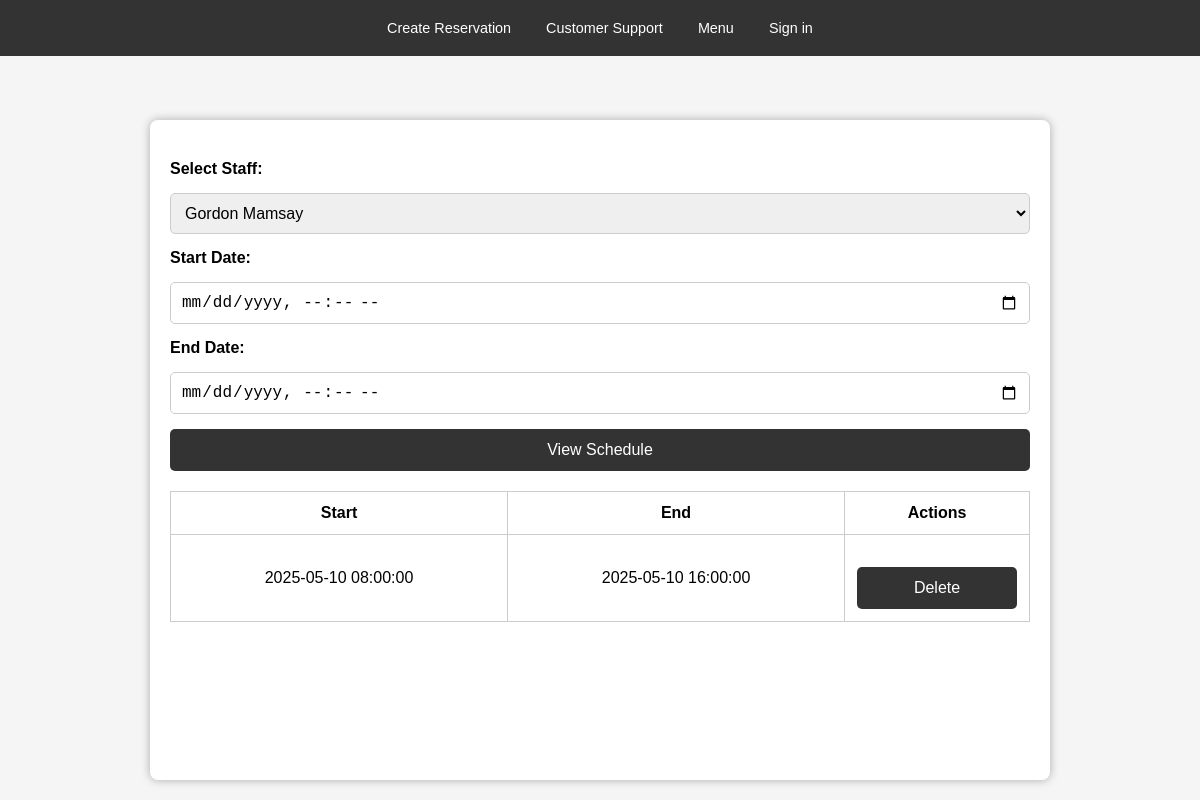
Page /manage_schedule?staff_id=1 on the committed database.
### app/models.py (models this page shows)
class StaffSchedule(db.Model):
    id = db.Column(db.Integer, primary_key=True)
    staff_id = db.Column(db.Integer, db.ForeignKey('staff.id', ondelete="CASCADE"), nullable=False)
    shift_start = db.Column(db.DateTime)
    shift_end = db.Column(db.DateTime)

### app/routes/manager_routes.py (the view)
@manager_bp.route('/manage_schedule')
def view_staff_schedules():
    staff = Schedule.get_staff()
    staff_id = request.args.get('staff_id')
    start_str = request.args.get('start')
    end_str = request.args.get('end')
    schedules = []
    if staff_id:
        try:
            start = datetime.fromisoformat(start_str) if start_str else None
            end = datetime.fromisoformat(end_str) if end_str else None
        except ValueError:
            return redirect(url_for('manager.view_staff_schedules'))
        schedules = Schedule.get_schedule(staff_id, start, end)
    return render_template('manage_schedules.html', staff_members=staff, schedules=schedules)

### app/logic/base_crud.py (called while the page is built)
    @staticmethod
    def get_all(model):
        return model.query.all() # return all table content

    @staticmethod
    def get_records_by_date_range(model, column, start_date=None, end_date=None, **kwargs):
        query = model.query.filter_by(**kwargs) # build up the query only no data is returned
        if start_date:
            query = query.filter(column >= start_date) # apply additional filters
        if end_date:
            query = query.filter(column <= end_date)
        return query.all() # get the data

### app/logic/schedules.py (called while the page is built)
    @staticmethod
    def get_staff():
        return BaseCRUD.get_all(Staff)

    @staticmethod
    def get_schedule(staff_id, start, end):
        return BaseCRUD.get_records_by_date_range(StaffSchedule,StaffSchedule.shift_start,start_date = start, end_date = end, staff_id = staff_id )

### templates/manage_schedules.html (shortened to what this page needs)
<!DOCTYPE html>
<html lang="en">
<head>
    <link rel="stylesheet" href="{{ url_for('static', filename='css/base.css') }}">
</head>
<body>
    {% include 'partials/nav.html' %}
    <section>
    <form method="GET" action="{{ url_for('manager.view_staff_schedules') }}">
        <label>Select Staff:</label>
        <select name="staff_id">
            {% for staff in staff_members %}
                <option value="{{ staff.id }}">{{ staff.first_name }} {{ staff.last_name }}</option>
            {% endfor %}
        </select>
        <label>Start Date:</label>
        <input type="datetime-local" name="start">
        <label>End Date:</label>
        <input type="datetime-local" name="end">
        <button type="submit">View Schedule</button>
    </form>
    {% if schedules %}
        <table border="1">
            <tr>
                <th>Start</th>
                <th>End</th>
                <th>Actions</th>
            </tr>
            {% for sched in schedules %}
            <tr>
                <td>{{ sched.shift_start }}</td>
                <td>{{ sched.shift_end }}</td>
                <td>
                    <form method="POST" action="{{ url_for('manager.delete_schedule', schedule_id=sched.id) }}">
                        <button type="submit" onclick="return confirm('Delete this schedule?')">Delete</button>
                    </form>
                </td>
            </tr>
            {% endfor %}
        </table>
    {% endif %}
</section>
</body>
</html>

### static/css/base.css (style rules this page uses)
* { box-sizing: border-box; margin: 0; padding: 0; }
html, body { height: 100%; display: flex; flex-direction: column; font-family: Arial, sans-serif; background-color: #f5f5f5; }
.container, section { flex: 1; max-width: 900px; width: 100%; margin: 120px auto 20px; padding: 20px; background-color: white; border-radius: 8px; box-shadow: 0 0 10px rgba(0,0,0,0.3); }
form { display: flex; flex-direction: column; gap: 15px; margin-top: 20px; }
form label { font-weight: bold; }
form input, form select, form textarea { padding: 10px; border: 1px solid #ccc; border-radius: 5px; font-size: 16px; width: 100%; }
form button { padding: 12px; background-color: #333; color: white; border: none; border-radius: 5px; font-size: 16px; cursor: pointer; }
table { width: 100%; border-collapse: collapse; margin-top: 20px; }
table th, table td { padding: 12px; border: 1px solid #ccc; text-align: center; }

### rows in the picture
StaffSchedule: shift_start "2025-05-10 08:00:00", shift_end "2025-05-10 16:00:00"

### other values in the picture
form field staff_id "Gordon Mamsay"
